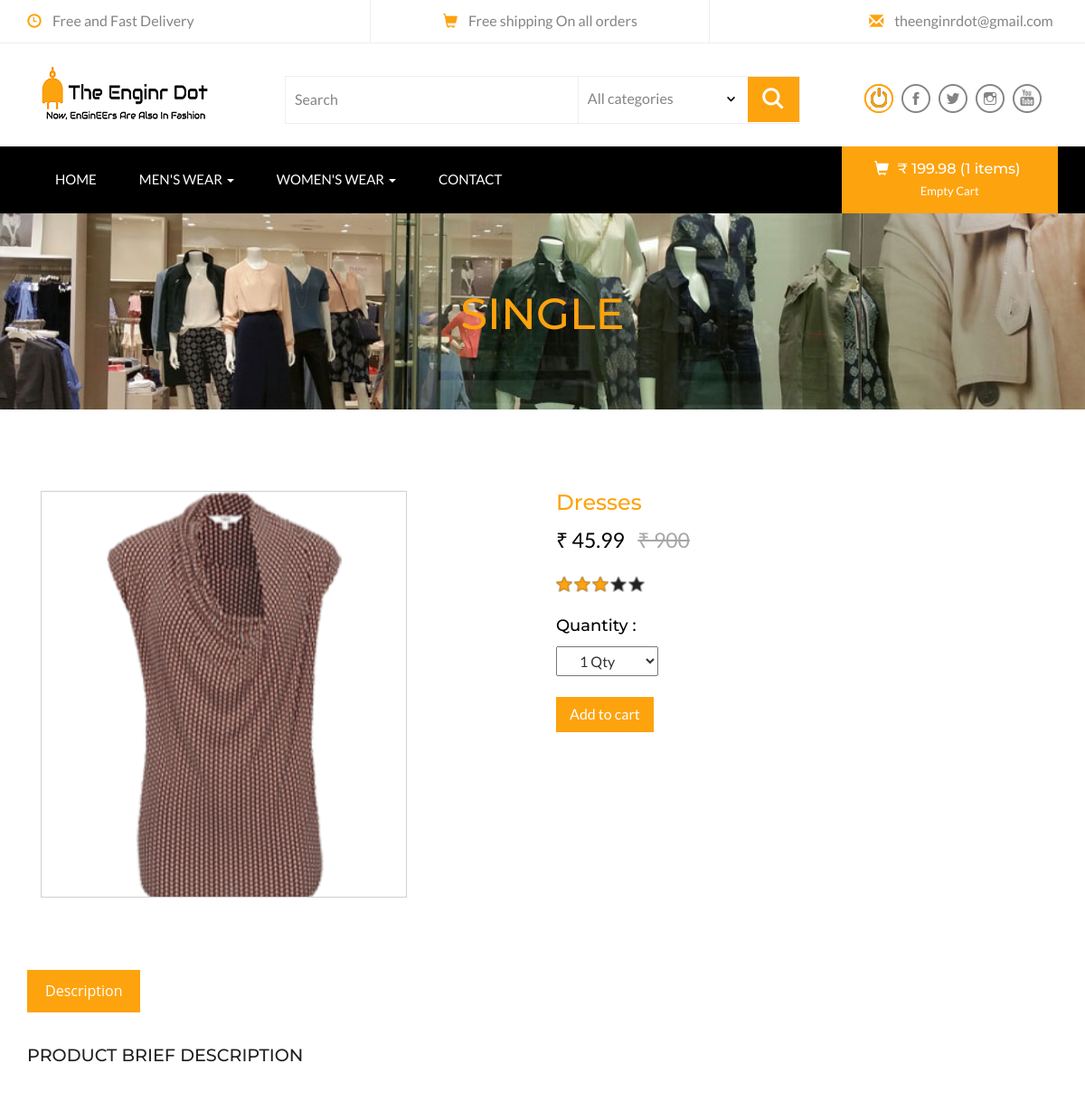
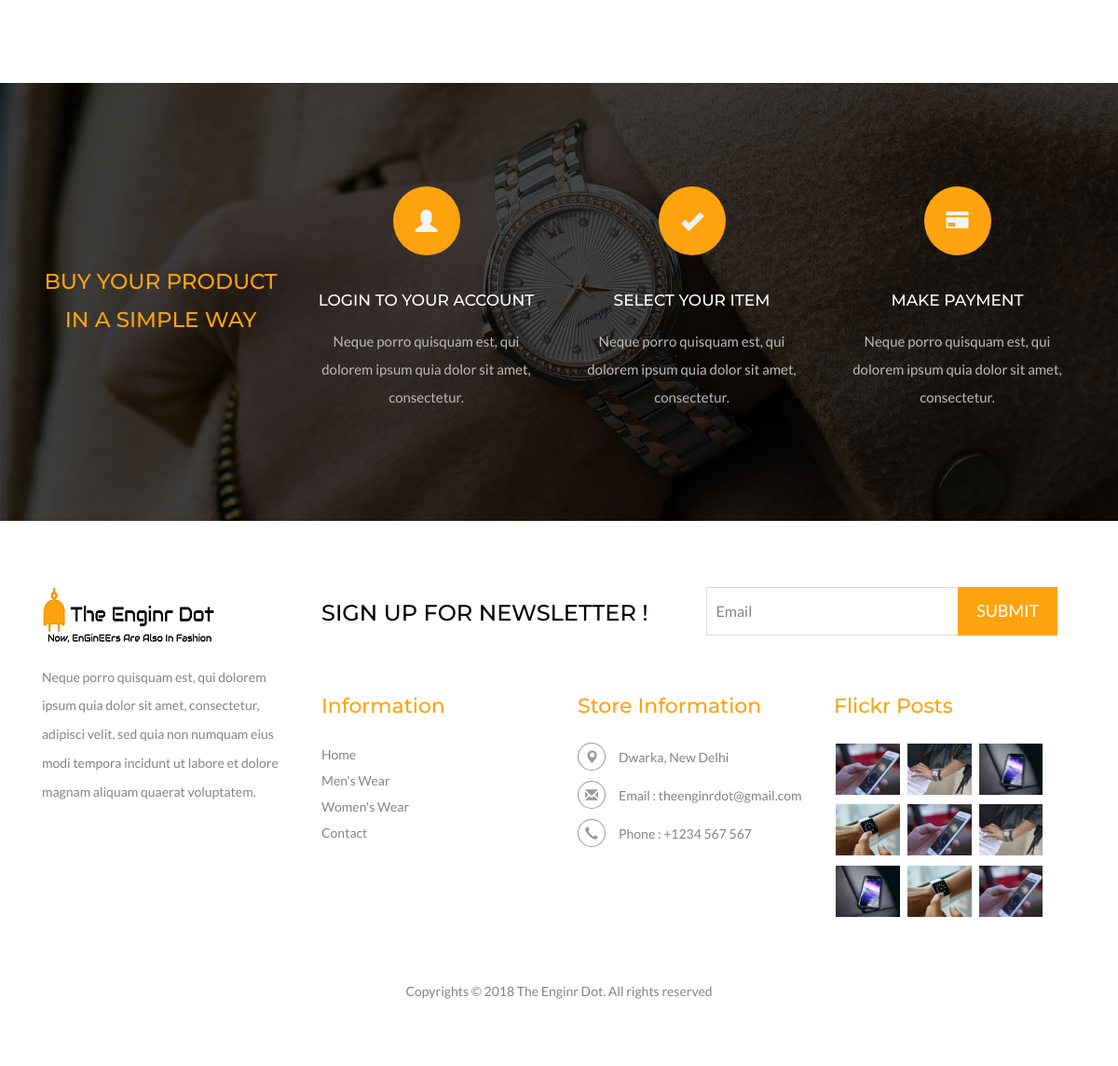
The app's page /single?pid=19 (signed in) with its own data (2 pictures, top to bottom).
### tables this page shows
CREATE TABLE `products` (
  `product_id` int(10) NOT NULL,
  `cat_id` int(10) NOT NULL,
  `brand_id` int(10) NOT NULL,
  `date` timestamp NOT NULL DEFAULT CURRENT_TIMESTAMP ON UPDATE CURRENT_TIMESTAMP,
  `product_title` text NOT NULL,
  `product_img1` text NOT NULL,
  `product_img2` text NOT NULL,
  `product_img3` text NOT NULL,
  `product_price` decimal(10,2) NOT NULL,
  `product_desc` text NOT NULL,
  `product_keywords` text NOT NULL,
  `status` text NOT NULL
);

### single.php (the view, shortened to what this page needs)
<!DOCTYPE html>
<html>
<head>
<link href="css/bootstrap.css" rel="stylesheet" type="text/css" media="all" />
<link rel="stylesheet" href="css/flexslider.css" type="text/css" media="screen" />
<link href="css/style.css" rel="stylesheet" type="text/css" media="all" />
</head>
<body>
<?php include('menu.php') ?>
<div class="page-head">
	<div class="container">
		<h3>Single</h3>
	</div>
</div>
<div class="single">
<?php
    include_once('connect.php');
        $productid = $_GET['pid'];
			$run_products = mysqli_query($con, "select * from products where product_id = '".$productid."' ");
            $row_products = mysqli_fetch_array($run_products);
			$pro_title = $row_products['product_title'];
			$pro_price = $row_products['product_price'];
			$pro_image = "admin_area/product_images/".$row_products['product_img1'];
    ?>
	<div class="container">
		<div class="col-md-6 single-right-left animated wow slideInUp animated" data-wow-delay=".5s" style="visibility: visible; animation-delay: 0.5s; animation-name: slideInUp;">
			<div class="grid images_3_of_2">
				<div class="flexslider">
					<ul class="slides">
						<li data-thumb="<?php echo $pro_image ?>" >
							<div class="thumb-image">
							    <img src="<?php echo $pro_image ?>" data-imagezoom="true" class="img-responsive">
				            </div>
						</li>
					</ul>
				</div>
			</div>
		</div>
		<div class="col-md-6 single-right-left simpleCart_shelfItem animated wow slideInRight animated" data-wow-delay=".5s" style="visibility: visible; animation-delay: 0.5s; animation-name: slideInRight;">
					<h3><?php echo $pro_title; ?></h3>
					<p><span class="item_price">&#8377; <?php echo $pro_price; ?></span> <del>&#8377; 900</del></p>
					<div class="rating1">
						<span class="starRating">
							<label for="rating5">5</label>
							<label for="rating4">4</label>
							<label for="rating3">3</label>
							<label for="rating2">2</label>
							<label for="rating1">1</label>
						</span>
					</div>
<br>
					<div class="color-quality">
						<div class="color-quality-right">
							<h5>Quantity :</h5>
							<select id="country1" onchange="change_country(this.value)" class="frm-field required sect">
								<option value="1">1 Qty</option>
							</select>
						</div>
					</div>
					<br>
					<div class="occasion-cart">
					<?php $pid = $_GET['pid']; ?>
						<a href="?pid=<?php echo $pid; ?>&add_cart=<?php echo $pid; ?>" class="item_add hvr-outline-out button2">Add to cart</a>
					</div>
		</div>
				<div class="clearfix"> </div>
				<div class="bootstrap-tab animated wow slideInUp animated" data-wow-delay=".5s" style="visibility: visible; animation-delay: 0.5s; animation-name: slideInUp;">
					<div class="bs-example bs-example-tabs" role="tabpanel" data-example-id="togglable-tabs">
						<ul id="myTab" class="nav nav-tabs" role="tablist">
							<li role="presentation" class="active"><a href="#home" id="home-tab" role="tab" data-toggle="tab" aria-controls="home" aria-expanded="true">Description</a></li>
						</ul>
						<div id="myTabContent" class="tab-content">
							<div role="tabpanel" class="tab-pane fade in active bootstrap-tab-text" id="home" aria-labelledby="home-tab">
								<h5>Product Brief Description</h5>
							</div>
						</div>
					</div>
				</div>
	</div>
</div>
<div class="coupons">
	<div class="container">
		<div class="coupons-grids text-center">
			<div class="col-md-3 coupons-gd">
				<h3>Buy your product in a simple way</h3>
			</div>
			<div class="col-md-3 coupons-gd">
				<span class="glyphicon glyphicon-user" aria-hidden="true"></span>
				<h4>LOGIN TO YOUR ACCOUNT</h4>
				<p>Neque porro quisquam est, qui dolorem ipsum quia dolor
			sit amet, consectetur.</p>
			</div>
			<div class="col-md-3 coupons-gd">
				<span class="glyphicon glyphicon-ok" aria-hidden="true"></span>
				<h4>SELECT YOUR ITEM</h4>
				<p>Neque porro quisquam est, qui dolorem ipsum quia dolor
			sit amet, consectetur.</p>
			</div>
			<div class="col-md-3 coupons-gd">
				<span class="glyphicon glyphicon-credit-card" aria-hidden="true"></span>
				<h4>MAKE PAYMENT</h4>
				<p>Neque porro quisquam est, qui dolorem ipsum quia dolor
			sit amet, consectetur.</p>
			</div>
			<div class="clearfix"> </div>
		</div>
	</div>
</div>
<?php include('footer.php'); ?>
</body>
</html>

### css/flexslider.css (style rules this page uses)
.slides, .slides > li, .flex-control-nav, .flex-direction-nav { margin: 0; padding: 0; list-style: none; }
.flexslider { margin: 0; padding: 0; }
.flexslider .slides > li { display: none; -webkit-backface-visibility: hidden; }
.flexslider .slides img { width: 100%; display: block; }
.flexslider .slides:after { content: "\0020"; display: block; clear: both; visibility: hidden; line-height: 0; height: 0; }
.flexslider { margin: 0 0 10px; background: #ffffff; border:none; position: relative; zoom: 1; -webkit-border-radius: 4px; -moz-border-radius: 4px; border-radius: 4px; -webkit-box-shadow: '' 0 1px 4px rgba(0, 0, 0, 0.2); -moz-box-shadow: '' 0 1px 4px rgba(0, 0, 0, 0.2); -o-box-shadow: '' 0 1px 4px rgba(0, 0, 0, 0.2); box-shadow: '' 0 1px 4px rgba(0, 0, 0, 0.2); }
.flexslider .slides { zoom: 1; }
.flexslider .slides img { height: auto; }

### records on screen
products: product_img1 (picture), product_title "Dresses", product_price "45.99"

### other values on screen
$total "199.98"
$count_items "1"
Date('Y') "2018"
